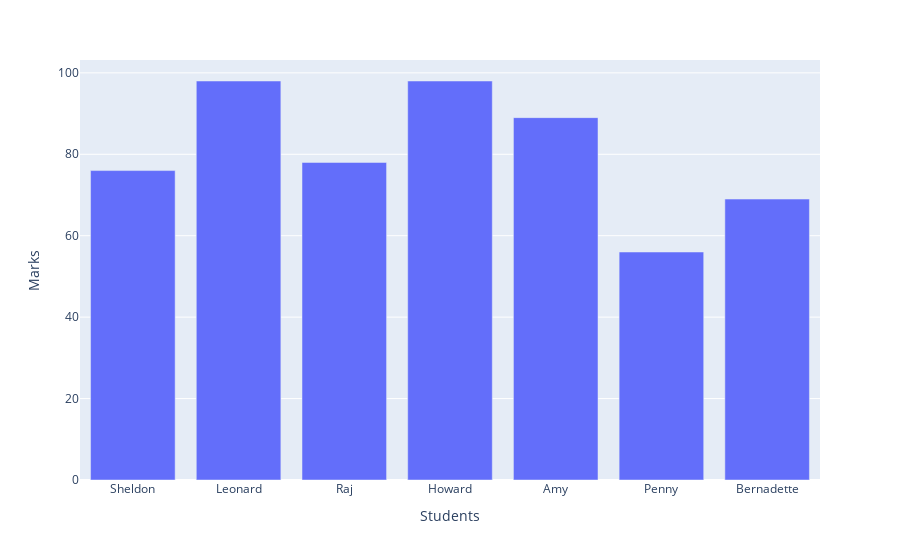

Notebook source saved alongside this figure:
### Code cell
fig = exp.bar(df_q4 , x='Students', y='Marks')
fig.show()

### Figure 1 — Plotly figure (JSON) as saved in the notebook; plotly's stock layout.template omitted (floating-point values rounded to 4 significant figures)
{"data": [{"alignmentgroup": "True", "hovertemplate": "Students=%{x}<br>Marks=%{y}<extra></extra>", "legendgroup": "", "marker": {"color": "#636efa", "pattern": {"shape": ""}}, "name": "", "offsetgroup": "", "orientation": "v", "showlegend": false, "textposition": "auto", "type": "bar", "x": ["Sheldon", "Leonard", "Raj", "Howard", "Amy", "Penny", "Bernadette"], "xaxis": "x", "y": [76, 98, 78, 98, 89, 56, 69], "yaxis": "y"}], "layout": {"barmode": "relative", "legend": {"tracegroupgap": 0}, "margin": {"t": 60}, "xaxis": {"anchor": "y", "domain": [0, 1], "title": {"text": "Students"}}, "yaxis": {"anchor": "x", "domain": [0, 1], "title": {"text": "Marks"}}}}
